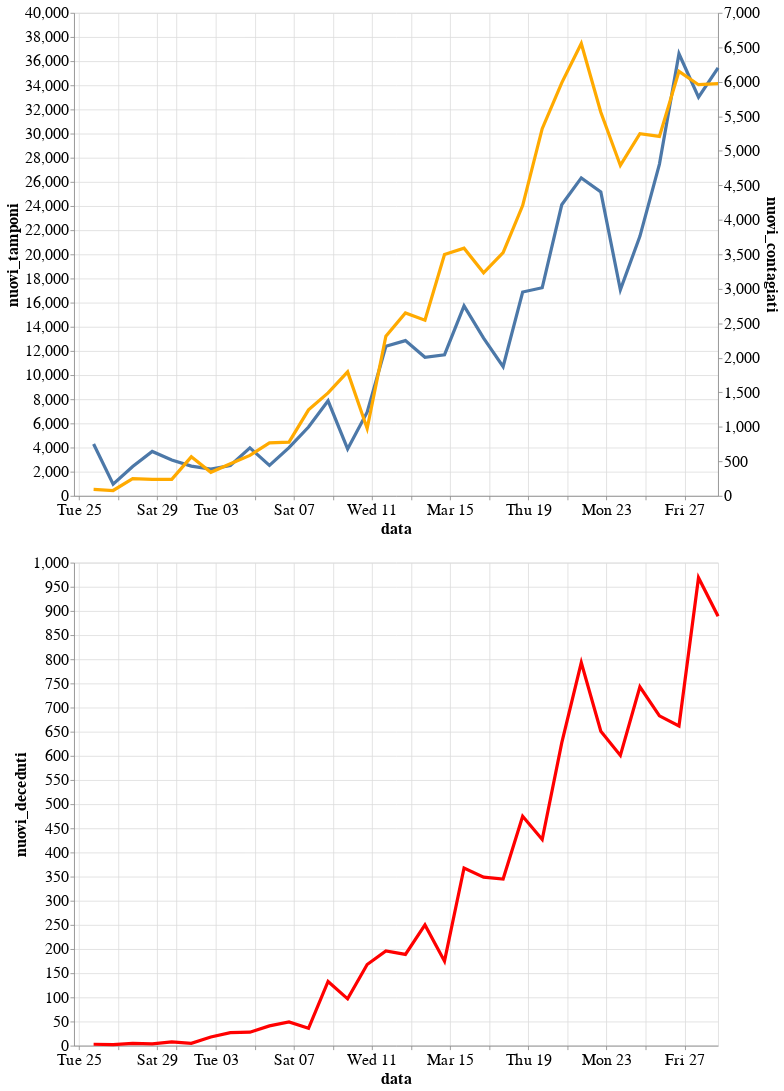

The code cell stored with this chart in its notebook:
### Code cell
base = alt.Chart(df).mark_line().encode(
    x='data:T',
).properties(
    height=600,
    width=800
)

alt.layer(base.encode(y='nuovi_tamponi'), base.encode(y='nuovi_contagiati', color=alt.value("#FFAA00"))).resolve_scale(y='independent') & base.encode(y='nuovi_deceduti', color=alt.value("#FF0000"))

### Figure 1 — Vega-Lite specification as saved in the notebook (floating-point values rounded to 4 significant figures)
{"width": 400, "height": 300, "config": {"line": {"strokeWidth": 4}, "style": {"bar": {"size": 20}}, "legend": {"symbolSize": 100, "titleFontSize": 20, "labelFontSize": 20}, "axis": {"titleFontSize": 20, "labelFontSize": 20}}, "vconcat": [{"layer": [{"mark": "line", "encoding": {"x": {"type": "temporal", "field": "data"}, "y": {"type": "quantitative", "field": "nuovi_tamponi"}}, "height": 600, "width": 800}, {"mark": "line", "encoding": {"color": {"value": "#FFAA00"}, "x": {"type": "temporal", "field": "data"}, "y": {"type": "quantitative", "field": "nuovi_contagiati"}}, "height": 600, "width": 800}], "resolve": {"scale": {"y": "independent"}}}, {"mark": "line", "encoding": {"color": {"value": "#FF0000"}, "x": {"type": "temporal", "field": "data"}, "y": {"type": "quantitative", "field": "nuovi_deceduti"}}, "height": 600, "width": 800}], "data": {"name": "data-a0cd9be63ed828d5874656fdc94cacac"}, "$schema": "https://vega.github.io/schema/vega-lite/v4.0.2.json", "datasets": {"data-a0cd9be63ed828d5874656fdc94cacac": [{"data": "2020-02-24T18:00:00", "stato": "ITA", "ricoverati_con_sintomi": 101, "terapia_intensiva": 26, "totale_ospedalizzati": 127, "isolamento_domiciliare": 94, "totale_attualmente_positivi": 221, "nuovi_attualmente_positivi": 221, "dimessi_guariti": 1, "deceduti": 7, "totale_casi": 229, "tamponi": 4324, "note_it": null, "note_en": null, "nuovi_tamponi": null, "nuovi_deceduti": null, "nuovi_contagiati": null}, {"data": "2020-02-25T18:00:00", "stato": "ITA", "ricoverati_con_sintomi": 114, "terapia_intensiva": 35, "totale_ospedalizzati": 150, "isolamento_domiciliare": 162, "totale_attualmente_positivi": 311, "nuovi_attualmente_positivi": 90, "dimessi_guariti": 1, "deceduti": 10, "totale_casi": 322, "tamponi": 8623, "note_it": null, "note_en": null, "nuovi_tamponi": 4299.0, "nuovi_deceduti": 3.0, "nuovi_contagiati": 93.0}, {"data": "2020-02-26T18:00:00", "stato": "ITA", "ricoverati_con_sintomi": 128, "terapia_intensiva": 36, "totale_ospedalizzati": 164, "isolamento_domiciliare": 221, "totale_attualmente_positivi": 385, "nuovi_attualmente_positivi": 74, "dimessi_guariti": 3, "deceduti": 12, "totale_casi": 400, "tamponi": 9587, "note_it": null, "note_en": null, "nuovi_tamponi": 964.0, "nuovi_deceduti": 2.0, "nuovi_contagiati": 78.0}, {"data": "2020-02-27T18:00:00", "stato": "ITA", "ricoverati_con_sintomi": 248, "terapia_intensiva": 56, "totale_ospedalizzati": 304, "isolamento_domiciliare": 284, "totale_attualmente_positivi": 588, "nuovi_attualmente_positivi": 203, "dimessi_guariti": 45, "deceduti": 17, "totale_casi": 650, "tamponi": 12014, "note_it": null, "note_en": null, "nuovi_tamponi": 2427.0, "nuovi_deceduti": 5.0, "nuovi_contagiati": 250.0}, {"data": "2020-02-28T18:00:00", "stato": "ITA", "ricoverati_con_sintomi": 345, "terapia_intensiva": 64, "totale_ospedalizzati": 409, "isolamento_domiciliare": 412, "totale_attualmente_positivi": 821, "nuovi_attualmente_positivi": 233, "dimessi_guariti": 46, "deceduti": 21, "totale_casi": 888, "tamponi": 15695, "note_it": null, "note_en": null, "nuovi_tamponi": 3681.0, "nuovi_deceduti": 4.0, "nuovi_contagiati": 238.0}, {"data": "2020-02-29T18:00:00", "stato": "ITA", "ricoverati_con_sintomi": 401, "terapia_intensiva": 105, "totale_ospedalizzati": 506, "isolamento_domiciliare": 543, "totale_attualmente_positivi": 1049, "nuovi_attualmente_positivi": 228, "dimessi_guariti": 50, "deceduti": 29, "totale_casi": 1128, "tamponi": 18661, "note_it": null, "note_en": null, "nuovi_tamponi": 2966.0, "nuovi_deceduti": 8.0, "nuovi_contagiati": 240.0}, {"data": "2020-03-01T18:00:00", "stato": "ITA", "ricoverati_con_sintomi": 639, "terapia_intensiva": 140, "totale_ospedalizzati": 779, "isolamento_domiciliare": 798, "totale_attualmente_positivi": 1577, "nuovi_attualmente_positivi": 528, "dimessi_guariti": 83, "deceduti": 34, "totale_casi": 1694, "tamponi": 21127, "note_it": null, "note_en": null, "nuovi_tamponi": 2466.0, "nuovi_deceduti": 5.0, "nuovi_contagiati": 566.0}, {"data": "2020-03-02T18:00:00", "stato": "ITA", "ricoverati_con_sintomi": 742, "terapia_intensiva": 166, "totale_ospedalizzati": 908, "isolamento_domiciliare": 927, "totale_attualmente_positivi": 1835, "nuovi_attualmente_positivi": 258, "dimessi_guariti": 149, "deceduti": 52, "totale_casi": 2036, "tamponi": 23345, "note_it": null, "note_en": null, "nuovi_tamponi": 2218.0, "nuovi_deceduti": 18.0, "nuovi_contagiati": 342.0}, {"data": "2020-03-03T18:00:00", "stato": "ITA", "ricoverati_con_sintomi": 1034, "terapia_intensiva": 229, "totale_ospedalizzati": 1263, "isolamento_domiciliare": 1000, "totale_attualmente_positivi": 2263, "nuovi_attualmente_positivi": 428, "dimessi_guariti": 160, "deceduti": 79, "totale_casi": 2502, "tamponi": 25856, "note_it": null, "note_en": null, "nuovi_tamponi": 2511.0, "nuovi_deceduti": 27.0, "nuovi_contagiati": 466.0}, {"data": "2020-03-04T18:00:00", "stato": "ITA", "ricoverati_con_sintomi": 1346, "terapia_intensiva": 295, "totale_ospedalizzati": 1641, "isolamento_domiciliare": 1065, "totale_attualmente_positivi": 2706, "nuovi_attualmente_positivi": 443, "dimessi_guariti": 276, "deceduti": 107, "totale_casi": 3089, "tamponi": 29837, "note_it": null, "note_en": null, "nuovi_tamponi": 3981.0, "nuovi_deceduti": 28.0, "nuovi_contagiati": 587.0}, {"data": "2020-03-05T18:00:00", "stato": "ITA", "ricoverati_con_sintomi": 1790, "terapia_intensiva": 351, "totale_ospedalizzati": 2141, "isolamento_domiciliare": 1155, "totale_attualmente_positivi": 3296, "nuovi_attualmente_positivi": 590, "dimessi_guariti": 414, "deceduti": 148, "totale_casi": 3858, "tamponi": 32362, "note_it": null, "note_en": null, "nuovi_tamponi": 2525.0, "nuovi_deceduti": 41.0, "nuovi_contagiati": 769.0}, {"data": "2020-03-06T18:00:00", "stato": "ITA", "ricoverati_con_sintomi": 2394, "terapia_intensiva": 462, "totale_ospedalizzati": 2856, "isolamento_domiciliare": 1060, "totale_attualmente_positivi": 3916, "nuovi_attualmente_positivi": 620, "dimessi_guariti": 523, "deceduti": 197, "totale_casi": 4636, "tamponi": 36359, "note_it": null, "note_en": null, "nuovi_tamponi": 3997.0, "nuovi_deceduti": 49.0, "nuovi_contagiati": 778.0}, {"data": "2020-03-07T18:00:00", "stato": "ITA", "ricoverati_con_sintomi": 2651, "terapia_intensiva": 567, "totale_ospedalizzati": 3218, "isolamento_domiciliare": 1843, "totale_attualmente_positivi": 5061, "nuovi_attualmente_positivi": 1145, "dimessi_guariti": 589, "deceduti": 233, "totale_casi": 5883, "tamponi": 42062, "note_it": "pd-IT-0003", "note_en": "pd-EN-0003", "nuovi_tamponi": 5703.0, "nuovi_deceduti": 36.0, "nuovi_contagiati": 1247.0}, {"data": "2020-03-08T18:00:00", "stato": "ITA", "ricoverati_con_sintomi": 3557, "terapia_intensiva": 650, "totale_ospedalizzati": 4207, "isolamento_domiciliare": 2180, "totale_attualmente_positivi": 6387, "nuovi_attualmente_positivi": 1326, "dimessi_guariti": 622, "deceduti": 366, "totale_casi": 7375, "tamponi": 49937, "note_it": null, "note_en": null, "nuovi_tamponi": 7875.0, "nuovi_deceduti": 133.0, "nuovi_contagiati": 1492.0}, {"data": "2020-03-09T18:00:00", "stato": "ITA", "ricoverati_con_sintomi": 4316, "terapia_intensiva": 733, "totale_ospedalizzati": 5049, "isolamento_domiciliare": 2936, "totale_attualmente_positivi": 7985, "nuovi_attualmente_positivi": 1598, "dimessi_guariti": 724, "deceduti": 463, "totale_casi": 9172, "tamponi": 53826, "note_it": null, "note_en": null, "nuovi_tamponi": 3889.0, "nuovi_deceduti": 97.0, "nuovi_contagiati": 1797.0}, {"data": "2020-03-10T18:00:00", "stato": "ITA", "ricoverati_con_sintomi": 5038, "terapia_intensiva": 877, "totale_ospedalizzati": 5915, "isolamento_domiciliare": 2599, "totale_attualmente_positivi": 8514, "nuovi_attualmente_positivi": 529, "dimessi_guariti": 1004, "deceduti": 631, "totale_casi": 10149, "tamponi": 60761, "note_it": "pd-IT-0005", "note_en": "pd-EN-0005", "nuovi_tamponi": 6935.0, "nuovi_deceduti": 168.0, "nuovi_contagiati": 977.0}, {"data": "2020-03-11T17:00:00", "stato": "ITA", "ricoverati_con_sintomi": 5838, "terapia_intensiva": 1028, "totale_ospedalizzati": 6866, "isolamento_domiciliare": 3724, "totale_attualmente_positivi": 10590, "nuovi_attualmente_positivi": 2076, "dimessi_guariti": 1045, "deceduti": 827, "totale_casi": 12462, "tamponi": 73154, "note_it": "nd-IT-0002", "note_en": "nd-EN-0002", "nuovi_tamponi": 12390.0, "nuovi_deceduti": 196.0, "nuovi_contagiati": 2313.0}, {"data": "2020-03-12T17:00:00", "stato": "ITA", "ricoverati_con_sintomi": 6650, "terapia_intensiva": 1153, "totale_ospedalizzati": 7803, "isolamento_domiciliare": 5036, "totale_attualmente_positivi": 12839, "nuovi_attualmente_positivi": 2249, "dimessi_guariti": 1258, "deceduti": 1016, "totale_casi": 15113, "tamponi": 86011, "note_it": null, "note_en": null, "nuovi_tamponi": 12860.0, "nuovi_deceduti": 189.0, "nuovi_contagiati": 2651.0}, {"data": "2020-03-13T17:00:00", "stato": "ITA", "ricoverati_con_sintomi": 7426, "terapia_intensiva": 1328, "totale_ospedalizzati": 8754, "isolamento_domiciliare": 6201, "totale_attualmente_positivi": 14955, "nuovi_attualmente_positivi": 2116, "dimessi_guariti": 1439, "deceduti": 1266, "totale_casi": 17660, "tamponi": 97488, "note_it": null, "note_en": null, "nuovi_tamponi": 11480.0, "nuovi_deceduti": 250.0, "nuovi_contagiati": 2547.0}, {"data": "2020-03-14T17:00:00", "stato": "ITA", "ricoverati_con_sintomi": 8372, "terapia_intensiva": 1518, "totale_ospedalizzati": 9890, "isolamento_domiciliare": 7860, "totale_attualmente_positivi": 17750, "nuovi_attualmente_positivi": 2795, "dimessi_guariti": 1966, "deceduti": 1441, "totale_casi": 21157, "tamponi": 109170, "note_it": null, "note_en": null, "nuovi_tamponi": 11680.0, "nuovi_deceduti": 175.0, "nuovi_contagiati": 3497.0}, {"data": "2020-03-15T17:00:00", "stato": "ITA", "ricoverati_con_sintomi": 9663, "terapia_intensiva": 1672, "totale_ospedalizzati": 11335, "isolamento_domiciliare": 9268, "totale_attualmente_positivi": 20603, "nuovi_attualmente_positivi": 2853, "dimessi_guariti": 2335, "deceduti": 1809, "totale_casi": 24747, "tamponi": 124899, "note_it": null, "note_en": null, "nuovi_tamponi": 15730.0, "nuovi_deceduti": 368.0, "nuovi_contagiati": 3590.0}, {"data": "2020-03-16T17:00:00", "stato": "ITA", "ricoverati_con_sintomi": 11025, "terapia_intensiva": 1851, "totale_ospedalizzati": 12876, "isolamento_domiciliare": 10197, "totale_attualmente_positivi": 23073, "nuovi_attualmente_positivi": 2470, "dimessi_guariti": 2749, "deceduti": 2158, "totale_casi": 27980, "tamponi": 137962, "note_it": "nd-IT-0004;nd-IT-0006", "note_en": "nd-EN-0004;nd-EN-0006", "nuovi_tamponi": 13060.0, "nuovi_deceduti": 349.0, "nuovi_contagiati": 3233.0}, {"data": "2020-03-17T17:00:00", "stato": "ITA", "ricoverati_con_sintomi": 12894, "terapia_intensiva": 2060, "totale_ospedalizzati": 14954, "isolamento_domiciliare": 11108, "totale_attualmente_positivi": 26062, "nuovi_attualmente_positivi": 2989, "dimessi_guariti": 2941, "deceduti": 2503, "totale_casi": 31506, "tamponi": 148657, "note_it": "nd-IT-0009", "note_en": "nd-EN-0009", "nuovi_tamponi": 10700.0, "nuovi_deceduti": 345.0, "nuovi_contagiati": 3526.0}, {"data": "2020-03-18T17:00:00", "stato": "ITA", "ricoverati_con_sintomi": 14363, "terapia_intensiva": 2257, "totale_ospedalizzati": 16620, "isolamento_domiciliare": 12090, "totale_attualmente_positivi": 28710, "nuovi_attualmente_positivi": 2648, "dimessi_guariti": 4025, "deceduti": 2978, "totale_casi": 35713, "tamponi": 165541, "note_it": "nd-IT-0012;nd-IT-0014", "note_en": "nd-EN-0012;nd-EN-0014", "nuovi_tamponi": 16880.0, "nuovi_deceduti": 475.0, "nuovi_contagiati": 4207.0}, {"data": "2020-03-19T17:00:00", "stato": "ITA", "ricoverati_con_sintomi": 15757, "terapia_intensiva": 2498, "totale_ospedalizzati": 18255, "isolamento_domiciliare": 14935, "totale_attualmente_positivi": 33190, "nuovi_attualmente_positivi": 4480, "dimessi_guariti": 4440, "deceduti": 3405, "totale_casi": 41035, "tamponi": 182777, "note_it": null, "note_en": null, "nuovi_tamponi": 17240.0, "nuovi_deceduti": 427.0, "nuovi_contagiati": 5322.0}, {"data": "2020-03-20T17:00:00", "stato": "ITA", "ricoverati_con_sintomi": 16020, "terapia_intensiva": 2655, "totale_ospedalizzati": 18675, "isolamento_domiciliare": 19185, "totale_attualmente_positivi": 37860, "nuovi_attualmente_positivi": 4670, "dimessi_guariti": 5129, "deceduti": 4032, "totale_casi": 47021, "tamponi": 206886, "note_it": null, "note_en": null, "nuovi_tamponi": 24110.0, "nuovi_deceduti": 627.0, "nuovi_contagiati": 5986.0}, {"data": "2020-03-21T17:00:00", "stato": "ITA", "ricoverati_con_sintomi": 17708, "terapia_intensiva": 2857, "totale_ospedalizzati": 20565, "isolamento_domiciliare": 22116, "totale_attualmente_positivi": 42681, "nuovi_attualmente_positivi": 4821, "dimessi_guariti": 6072, "deceduti": 4825, "totale_casi": 53578, "tamponi": 233222, "note_it": null, "note_en": null, "nuovi_tamponi": 26340.0, "nuovi_deceduti": 793.0, "nuovi_contagiati": 6557.0}, {"data": "2020-03-22T17:00:00", "stato": "ITA", "ricoverati_con_sintomi": 19846, "terapia_intensiva": 3009, "totale_ospedalizzati": 22855, "isolamento_domiciliare": 23783, "totale_attualmente_positivi": 46638, "nuovi_attualmente_positivi": 3957, "dimessi_guariti": 7024, "deceduti": 5476, "totale_casi": 59138, "tamponi": 258402, "note_it": null, "note_en": null, "nuovi_tamponi": 25180.0, "nuovi_deceduti": 651.0, "nuovi_contagiati": 5560.0}, {"data": "2020-03-23T17:00:00", "stato": "ITA", "ricoverati_con_sintomi": 20692, "terapia_intensiva": 3204, "totale_ospedalizzati": 23896, "isolamento_domiciliare": 26522, "totale_attualmente_positivi": 50418, "nuovi_attualmente_positivi": 3780, "dimessi_guariti": 7432, "deceduti": 6077, "totale_casi": 63927, "tamponi": 275468, "note_it": null, "note_en": null, "nuovi_tamponi": 17070.0, "nuovi_deceduti": 601.0, "nuovi_contagiati": 4789.0}, {"data": "2020-03-24T17:00:00", "stato": "ITA", "ricoverati_con_sintomi": 21937, "terapia_intensiva": 3396, "totale_ospedalizzati": 25333, "isolamento_domiciliare": 28697, "totale_attualmente_positivi": 54030, "nuovi_attualmente_positivi": 3612, "dimessi_guariti": 8326, "deceduti": 6820, "totale_casi": 69176, "tamponi": 296964, "note_it": null, "note_en": null, "nuovi_tamponi": 21500.0, "nuovi_deceduti": 743.0, "nuovi_contagiati": 5249.0}, {"data": "2020-03-25T17:00:00", "stato": "ITA", "ricoverati_con_sintomi": 23112, "terapia_intensiva": 3489, "totale_ospedalizzati": 26601, "isolamento_domiciliare": 30920, "totale_attualmente_positivi": 57521, "nuovi_attualmente_positivi": 3491, "dimessi_guariti": 9362, "deceduti": 7503, "totale_casi": 74386, "tamponi": 324445, "note_it": null, "note_en": null, "nuovi_tamponi": 27480.0, "nuovi_deceduti": 683.0, "nuovi_contagiati": 5210.0}, {"data": "2020-03-26T17:00:00", "stato": "ITA", "ricoverati_con_sintomi": 24753, "terapia_intensiva": 3612, "totale_ospedalizzati": 28365, "isolamento_domiciliare": 33648, "totale_attualmente_positivi": 62013, "nuovi_attualmente_positivi": 4492, "dimessi_guariti": 10361, "deceduti": 8165, "totale_casi": 80539, "tamponi": 361060, "note_it": "pd-IT-0007", "note_en": "pd-EN-0007", "nuovi_tamponi": 36620.0, "nuovi_deceduti": 662.0, "nuovi_contagiati": 6153.0}, {"data": "2020-03-27T17:00:00", "stato": "ITA", "ricoverati_con_sintomi": 26029, "terapia_intensiva": 3732, "totale_ospedalizzati": 29761, "isolamento_domiciliare": 36653, "totale_attualmente_positivi": 66414, "nuovi_attualmente_positivi": 4401, "dimessi_guariti": 10950, "deceduti": 9134, "totale_casi": 86498, "tamponi": 394079, "note_it": null, "note_en": null, "nuovi_tamponi": 33020.0, "nuovi_deceduti": 969.0, "nuovi_contagiati": 5959.0}, {"data": "2020-03-28T17:00:00", "stato": "ITA", "ricoverati_con_sintomi": 26676, "terapia_intensiva": 3856, "totale_ospedalizzati": 30532, "isolamento_domiciliare": 39533, "totale_attualmente_positivi": 70065, "nuovi_attualmente_positivi": 3651, "dimessi_guariti": 12384, "deceduti": 10023, "totale_casi": 92472, "tamponi": 429526, "note_it": null, "note_en": null, "nuovi_tamponi": 35450.0, "nuovi_deceduti": 889.0, "nuovi_contagiati": 5974.0}]}}
